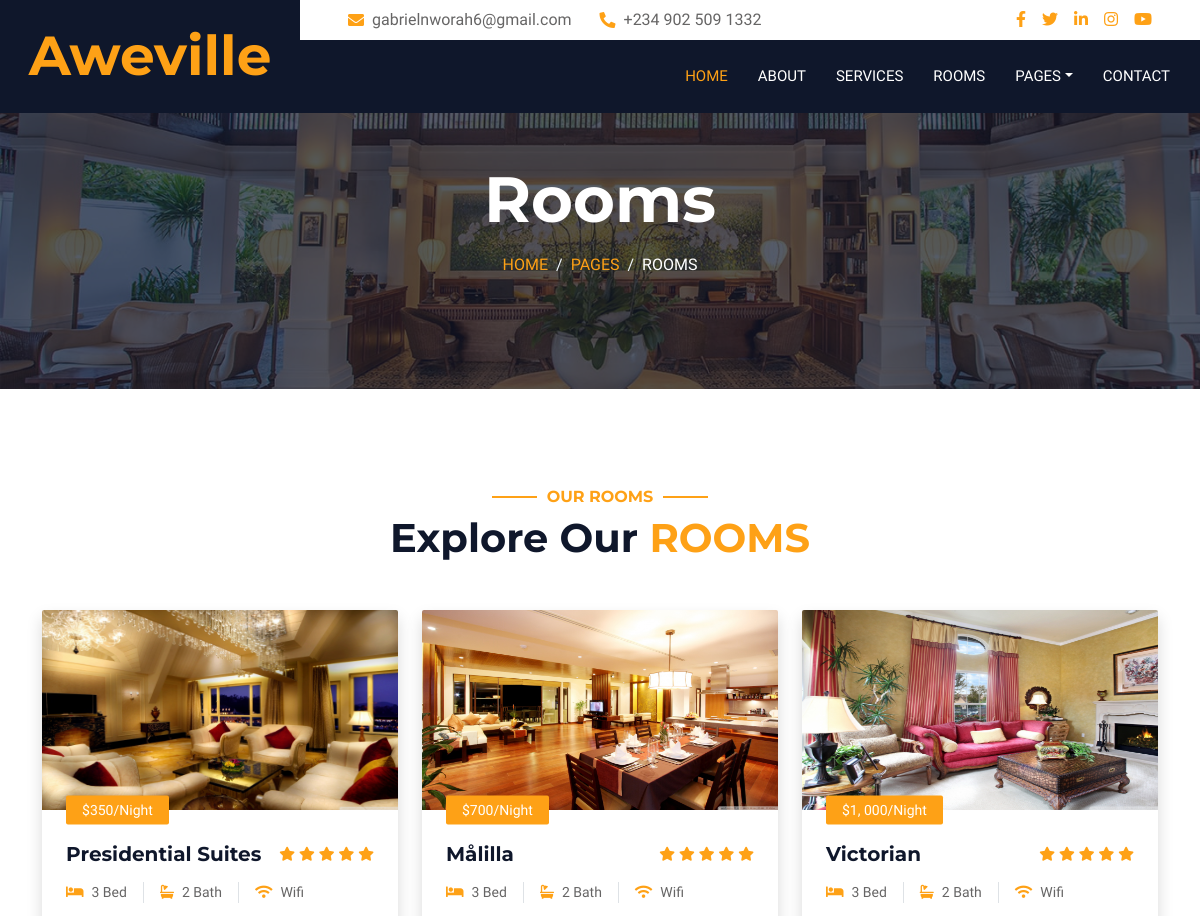
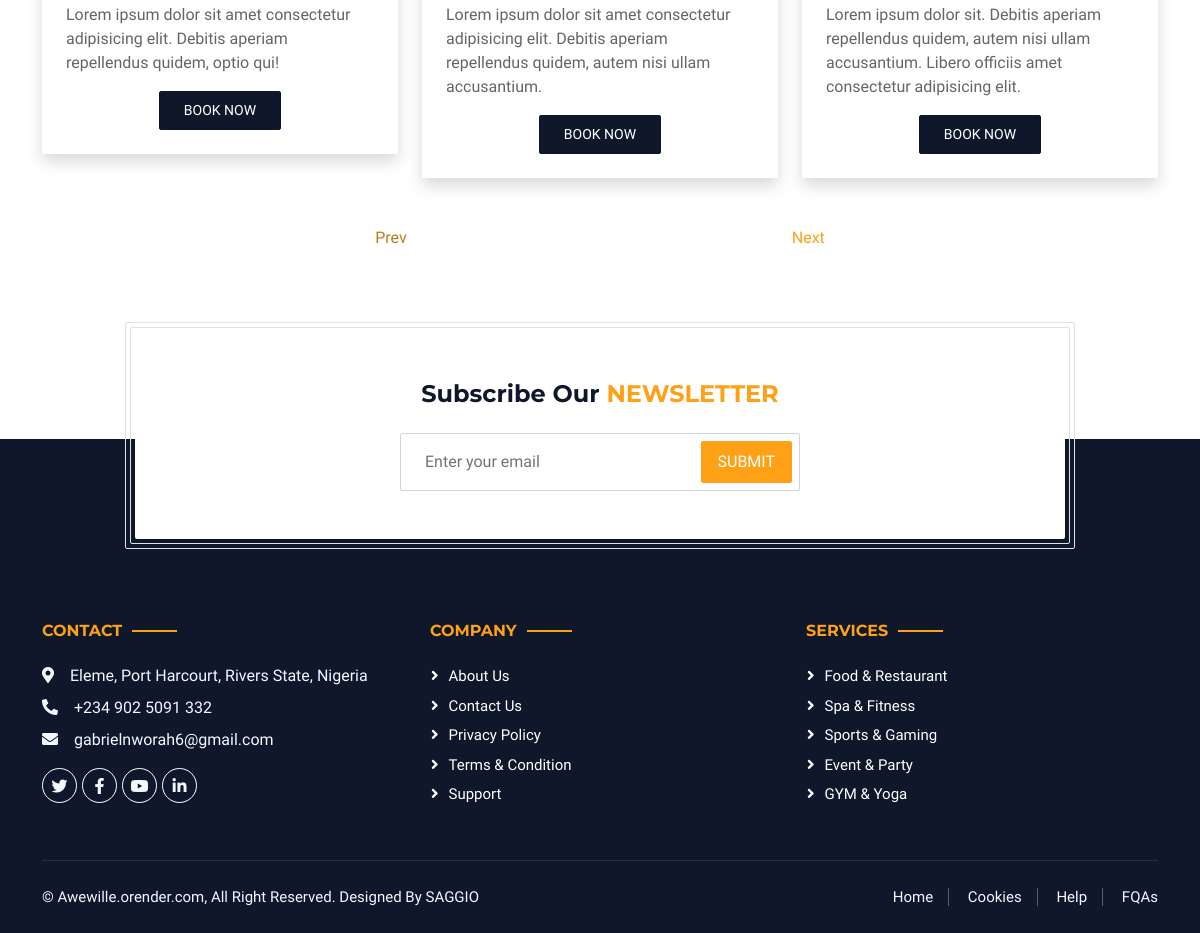
Page /rooms?page=2 on the committed database (2 pictures, top to bottom).
### AwevilleApp/models.py (models this page shows, shortened)
class Room(models.Model):
    Title = models.CharField(max_length=200)
    Price = models.CharField(max_length=30)
    Description = models.TextField()
    Star = models.IntegerField()
    Image = models.ImageField(upload_to="upload")
    DatePub = models.DateTimeField(default=datetime.now(), editable=False)

### AwevilleApp/views.py (the view)
# urls.py: path('rooms', roomView),
def roomView(request):
    subscriberForm = SubscriberForm(request.POST)
    if request.method == 'POST':
        if subscriberForm.is_valid():
            subscriberForm.save()
    Rooms = Room.objects.all()
    paginator = Paginator(Rooms, 3)
    paginator_page_number = request.GET.get("page")
    page_obj = paginator.get_page(paginator_page_number)
    for room in Rooms:
        print(room.id)
    return render(request, "rooms.html", { 'subscriberForm': subscriberForm, "Rooms": page_obj})

### AwevilleApp/forms.py
class SubscriberForm(ModelForm):
    class Meta:
        model = Subscriber
        fields = "__all__"

### AwevilleApp/templates/rooms.html (shortened to what this page needs)
{% load static %}
    {% block content %}
     {% include '__header.html' %}
     <div class="container-xxl bg-white p-0">
        <div class="container-fluid page-header mb-5 p-0" style="background-image: url({% static 'img/carousel-1.jpg' %});">
            <div class="container-fluid page-header-inner py-5">
                <div class="container text-center pb-5">
                    <h1 class="display-3 text-white mb-3 animated slideInDown">Rooms</h1>
                    <nav aria-label="breadcrumb">
                        <ol class="breadcrumb justify-content-center text-uppercase">
                            <li class="breadcrumb-item"><a href="/">Home</a></li>
                            <li class="breadcrumb-item"><a href="">Pages</a></li>
                            <li class="breadcrumb-item text-white active" aria-current="page">Rooms</li>
                        </ol>
                    </nav>
                </div>
            </div>
        </div>
        <div class="container-xxl py-5">
            <div class="container">
                <div class="text-center wow fadeInUp" data-wow-delay="0.1s">
                    <h6 class="section-title text-center text-primary text-uppercase">Our Rooms</h6>
                    <h1 class="mb-5">Explore Our <span class="text-primary text-uppercase">Rooms</span></h1>
                </div>
                <div class="row g-4" style="display: flex; justify-content: space-evenly;">
                    {% for room in Rooms %}
                    <div class="col-lg-4 col-md-6 wow fadeInUp" data-wow-delay="0.1s">
                        <div class="room-item shadow rounded overflow-hidden">
                            <div class="position-relative">
                                <img class="img-fluid" src="{{ room.Image.url }}" alt="{{ room.Title }}" style="height: 200px; width: 360px;">
                                <small class="position-absolute start-0 top-100 translate-middle-y bg-primary text-white rounded py-1 px-3 ms-4">${{ room.Price }}/Night</small>
                            </div>
                            <div class="p-4 mt-2">
                                <div class="d-flex justify-content-between mb-3">
                                    <h5 class="mb-0">{{ room.Title }}</h5>
                                    <div class="ps-2">
                                        <small class="fa fa-star text-primary"></small>
                                        <small class="fa fa-star text-primary"></small>
                                        <small class="fa fa-star text-primary"></small>
                                        <small class="fa fa-star text-primary"></small>
                                        <small class="fa fa-star text-primary"></small>
                                    </div>
                                </div>
                                <div class="d-flex mb-3">
                                    <small class="border-end me-3 pe-3"><i class="fa fa-bed text-primary me-2"></i>3 Bed</small>
                                    <small class="border-end me-3 pe-3"><i class="fa fa-bath text-primary me-2"></i>2 Bath</small>
                                    <small><i class="fa fa-wifi text-primary me-2"></i>Wifi</small>
                                </div>
                                <p class="text-body mb-3">{{ room.Description }}</p>
                                <div class="d-flex justify-content-around">
                                    <a class="btn btn-sm btn-dark rounded py-2 px-4" href="/booking/{{ room.Title }}/{{ room.Image.url}}/">Book Now</a>
                                </div>
                            </div>
                        </div>
                    </div>
                    {% endfor %}
                </div>
            </div>
        </div>
        <div style="width: 100%; display: flex; justify-content: space-evenly;">
            {% if Rooms.has_previous and Rooms.has_next %}
                <a href="?page={{ Rooms.previous_page_number }}" style="text-decoration: none; margin-right: 10px; color: #b97c13;">Prev</a>
                <a href="?page={{ Rooms.next_page_number }}" style="text-decoration: none; color: #FEA116;">Next</a>
            {% endif %}
        </div>
        <br>
        {% include '__footer.html' %}
     </div>
    {% endblock %}

### AwevilleApp/static/css/style.css (style rules this page uses)
:root { --primary: #FEA116; --light: #F1F8FF; --dark: #0F172B; }
.btn { font-weight: 500; text-transform: uppercase; transition: .5s; }
.page-header { background-position: center center; background-repeat: no-repeat; background-size: cover; }
.page-header-inner { background: rgba(15, 23, 43, .7); }
.breadcrumb-item + .breadcrumb-item::before { color: var(--light); }
.section-title { position: relative; display: inline-block; }
.section-title::before { position: absolute; content: ""; width: 45px; height: 2px; top: 50%; left: -55px; margin-top: -1px; background: var(--primary); }
.section-title::after { position: absolute; content: ""; width: 45px; height: 2px; top: 50%; right: -55px; margin-top: -1px; background: var(--primary); }

### rows in the picture
Room: Image (picture), Price "350", Title "Presidential Suites", Description "Lorem ipsum dolor sit amet consectetur adipisicing elit. Debitis aperiam repellendus quidem, optio qui!"
Room: Image (picture), Price "700", Title "Målilla", Description "Lorem ipsum dolor sit amet consectetur adipisicing elit. Debitis aperiam repellendus quidem, autem nisi ullam accusantium."
Room: Image (picture), Price "1, 000", Title "Victorian", Description "Lorem ipsum dolor sit. Debitis aperiam repellendus quidem, autem nisi ullam accusantium. Libero officiis amet consectetur adipisicing elit."
